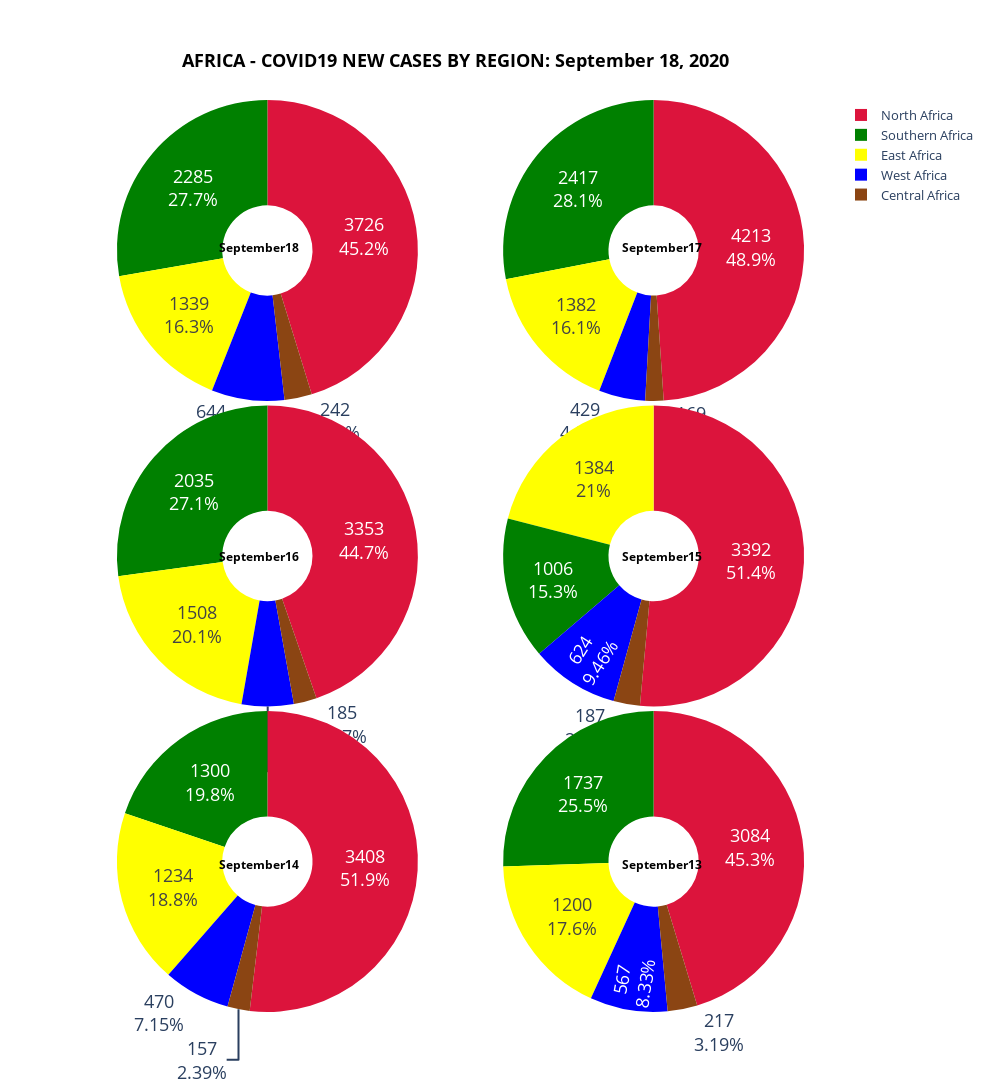

The notebook cell this image was saved under:
### Markdown cell above
<a id='by_region'></a>

### Code cell
fig = make_subplots(rows=3, cols=2,  specs=[[{'type':'domain'}, {'type':'domain'}],[{'type':'domain'}, {'type':'domain'}],
                                            [{'type':'domain'}, {'type':'domain'}]], print_grid=False,vertical_spacing=0.005,
                                            horizontal_spacing=0.015)
position = 0
# x=[0.2, 0.8, 0.2, 0.8, 0.2, 0.8]
# y=[0.85,0.85, 0.5,0.5,0.15, 0.15]

x=[0.18, 0.82, 0.18, 0.82, 0.18, 0.82]
y=[0.85,0.85, 0.5,0.5,0.15, 0.15]
slice_colors =  ['crimson', 'green', 'saddlebrown', 'yellow', 'blue']

for column in countries_new_cases.columns[1:][::-1]:
    afrik_region = []
    afric_region_stat = []
    row = ((position//2)+1)
    col = ((position%2)+1)
    for region in african_regions: 
        if(region == 'North Africa'):        
            north_africa_total = countries_new_cases[countries_new_cases['Country_Other'].isin(north_africa_new_cases['Country_Other'])]
            north_africa_total=north_africa_total.copy()
            north_africa_total.fillna(0, inplace=True)
            north_africa_sum = north_africa_total[column].astype(str).str.replace('+','').fillna(0).str.replace(',','').fillna(0).astype(int).sum()  
            afrik_region.append(region)
            afric_region_stat.append(north_africa_sum)

        elif(region == 'South Africa'):
            southern_africa_total = countries_new_cases[countries_new_cases['Country_Other'].isin(southern_africa_new_cases['Country_Other'])]
            southern_africa_total=southern_africa_total.copy()
            southern_africa_total.fillna(0, inplace=True)
            southern_africa_sum = southern_africa_total[column].astype(str).str.replace('+','').fillna(0).str.replace(',','').fillna(0).astype(int).sum() 
            afrik_region.append(region)
            afric_region_stat.append(southern_africa_sum)

        elif(region == 'Central Africa'):
            central_africa_total = countries_new_cases[countries_new_cases['Country_Other'].isin(central_africa_new_cases['Country_Other'])]
            central_africa_total=central_africa_total.copy()
            central_africa_total.fillna(0, inplace=True)
            central_africa_sum = central_africa_total[column].astype(str).str.replace('+','').fillna(0).str.replace(',','').fillna(0).astype(int).sum()
            afrik_region.append(region)
            afric_region_stat.append(central_africa_sum)

        elif(region == 'East Africa'):     
            east_africa_total = countries_new_cases[countries_new_cases['Country_Other'].isin(east_africa_new_cases['Country_Other'])]
            east_africa_total=east_africa_total.copy()
            east_africa_total.fillna(0, inplace=True)
            east_africa_sum = east_africa_total[column].astype(str).str.replace('+','').fillna(0).str.replace(',','').fillna(0).astype(int).sum()
            afrik_region.append(region)
            afric_region_stat.append(east_africa_sum)

        elif(region == 'West Africa'): 
            west_africa_total = countries_new_cases[countries_new_cases['Country_Other'].isin(west_africa_new_cases['Country_Other'])]
            west_africa_total=west_africa_total.copy()
            west_africa_total.fillna(0, inplace=True)    
            west_africa_sum = west_africa_total[column].astype(str).str.replace('+','').fillna(0).str.replace(',','').fillna(0).astype(int).sum()                         
            afrik_region.append(region)
            afric_region_stat.append(west_africa_sum)

            
            afrik_region[1] = 'Southern Africa'
            fig.add_trace(go.Pie(labels=afrik_region, values=afric_region_stat,name=column, ),row, col)         
            fig.update_traces(hole=.3, hoverinfo="label+percent+name+value", textinfo='percent+value',textfont_size=18,marker_colors=slice_colors,)  
            
       
    fig['layout']['annotations'] += tuple([dict(x=x[position],y=y[position],text='<b>'+column+'</b>', showarrow=False, font_size=12, font=dict(color='black'))])
    fig.update_layout(
    width=990,height=1450,autosize=False,
    title={'text': '<b>' + 'AFRICA - COVID19 NEW CASES BY REGION: ' + date_string +'</b>',
    'y':0.95,
    'x':0.46,
    'xanchor': 'center',
    'yanchor': 'top',
    'font_color':'black',
    'font_size':18},
     legend=dict(x=1, y=1,traceorder="normal",  font=dict(size=13))
    )
    position=position+1    
fig.show()

### Figure 1 — Plotly figure (JSON) as saved in the notebook; plotly's stock layout.template omitted (floating-point values rounded to 4 significant figures)
{"data": [{"domain": {"x": [0, 0.4925], "y": [0.67, 1]}, "hole": 0.3, "hoverinfo": "label+percent+name+value", "labels": ["North Africa", "Southern Africa", "Central Africa", "East Africa", "West Africa"], "marker": {"colors": ["crimson", "green", "saddlebrown", "yellow", "blue"]}, "name": "September18", "textfont": {"size": 18}, "textinfo": "percent+value", "type": "pie", "values": [3726, 2285, 242, 1339, 644]}, {"domain": {"x": [0.5075, 1], "y": [0.67, 1]}, "hole": 0.3, "hoverinfo": "label+percent+name+value", "labels": ["North Africa", "Southern Africa", "Central Africa", "East Africa", "West Africa"], "marker": {"colors": ["crimson", "green", "saddlebrown", "yellow", "blue"]}, "name": "September17", "textfont": {"size": 18}, "textinfo": "percent+value", "type": "pie", "values": [4213, 2417, 169, 1382, 429]}, {"domain": {"x": [0, 0.4925], "y": [0.335, 0.665]}, "hole": 0.3, "hoverinfo": "label+percent+name+value", "labels": ["North Africa", "Southern Africa", "Central Africa", "East Africa", "West Africa"], "marker": {"colors": ["crimson", "green", "saddlebrown", "yellow", "blue"]}, "name": "September16", "textfont": {"size": 18}, "textinfo": "percent+value", "type": "pie", "values": [3353, 2035, 185, 1508, 418]}, {"domain": {"x": [0.5075, 1], "y": [0.335, 0.665]}, "hole": 0.3, "hoverinfo": "label+percent+name+value", "labels": ["North Africa", "Southern Africa", "Central Africa", "East Africa", "West Africa"], "marker": {"colors": ["crimson", "green", "saddlebrown", "yellow", "blue"]}, "name": "September15", "textfont": {"size": 18}, "textinfo": "percent+value", "type": "pie", "values": [3392, 1006, 187, 1384, 624]}, {"domain": {"x": [0, 0.4925], "y": [0, 0.33]}, "hole": 0.3, "hoverinfo": "label+percent+name+value", "labels": ["North Africa", "Southern Africa", "Central Africa", "East Africa", "West Africa"], "marker": {"colors": ["crimson", "green", "saddlebrown", "yellow", "blue"]}, "name": "September14", "textfont": {"size": 18}, "textinfo": "percent+value", "type": "pie", "values": [3408, 1300, 157, 1234, 470]}, {"domain": {"x": [0.5075, 1], "y": [0, 0.33]}, "hole": 0.3, "hoverinfo": "label+percent+name+value", "labels": ["North Africa", "Southern Africa", "Central Africa", "East Africa", "West Africa"], "marker": {"colors": ["crimson", "green", "saddlebrown", "yellow", "blue"]}, "name": "September13", "textfont": {"size": 18}, "textinfo": "percent+value", "type": "pie", "values": [3084, 1737, 217, 1200, 567]}], "layout": {"annotations": [{"font": {"color": "black", "size": 12}, "showarrow": false, "text": "<b>September18</b>", "x": 0.18, "y": 0.85}, {"font": {"color": "black", "size": 12}, "showarrow": false, "text": "<b>September17</b>", "x": 0.82, "y": 0.85}, {"font": {"color": "black", "size": 12}, "showarrow": false, "text": "<b>September16</b>", "x": 0.18, "y": 0.5}, {"font": {"color": "black", "size": 12}, "showarrow": false, "text": "<b>September15</b>", "x": 0.82, "y": 0.5}, {"font": {"color": "black", "size": 12}, "showarrow": false, "text": "<b>September14</b>", "x": 0.18, "y": 0.15}, {"font": {"color": "black", "size": 12}, "showarrow": false, "text": "<b>September13</b>", "x": 0.82, "y": 0.15}], "autosize": false, "height": 1450, "legend": {"font": {"size": 13}, "traceorder": "normal", "x": 1, "y": 1}, "title": {"font": {"color": "black", "size": 18}, "text": "<b>AFRICA - COVID19 NEW CASES BY REGION: September 18, 2020</b>", "x": 0.46, "xanchor": "center", "y": 0.95, "yanchor": "top"}, "width": 990}}
